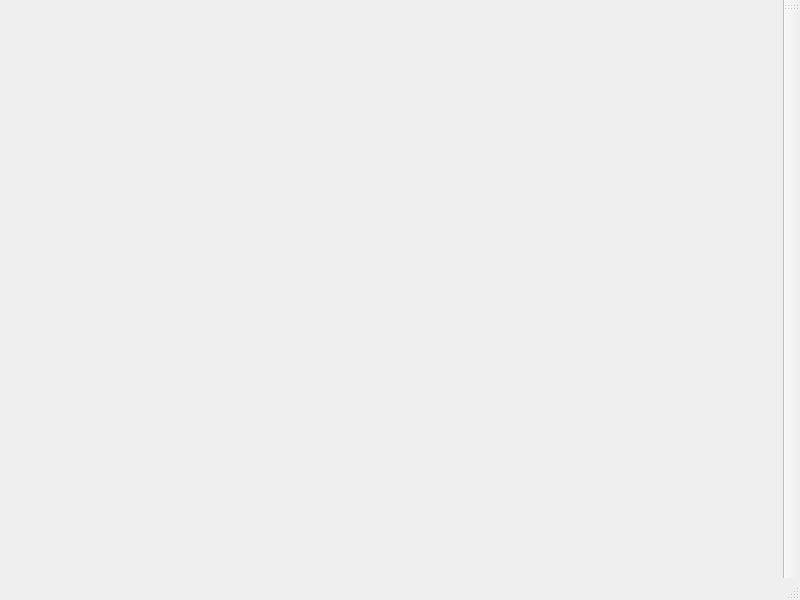
<?xml version="1.0" encoding="UTF-8"?>
<ui version="4.0">
 <class>LocalShinyFrame</class>
 <widget class="QMainWindow" name="LocalShinyFrame">
  <property name="geometry">
   <rect>
    <x>0</x>
    <y>0</y>
    <width>800</width>
    <height>600</height>
   </rect>
  </property>
  <property name="font">
   <font>
    <family>Arial</family>
   </font>
  </property>
  <property name="windowTitle">
   <string>MainWindow</string>
  </property>
  <widget class="QWidget" name="centralwidget">
   <layout class="QGridLayout" name="gridLayout"/>
  </widget>
  <widget class="QStatusBar" name="statusbar"/>
  <widget class="QMenuBar" name="menubar">
   <property name="geometry">
    <rect>
     <x>0</x>
     <y>0</y>
     <width>800</width>
     <height>23</height>
    </rect>
   </property>
  </widget>
  <widget class="QToolBar" name="dockWidgetBar">
   <property name="windowTitle">
    <string>toolBar</string>
   </property>
   <property name="layoutDirection">
    <enum>Qt::RightToLeft</enum>
   </property>
   <property name="movable">
    <bool>true</bool>
   </property>
   <attribute name="toolBarArea">
    <enum>RightToolBarArea</enum>
   </attribute>
   <attribute name="toolBarBreak">
    <bool>false</bool>
   </attribute>
  </widget>
 </widget>
 <resources/>
 <connections/>
</ui>
